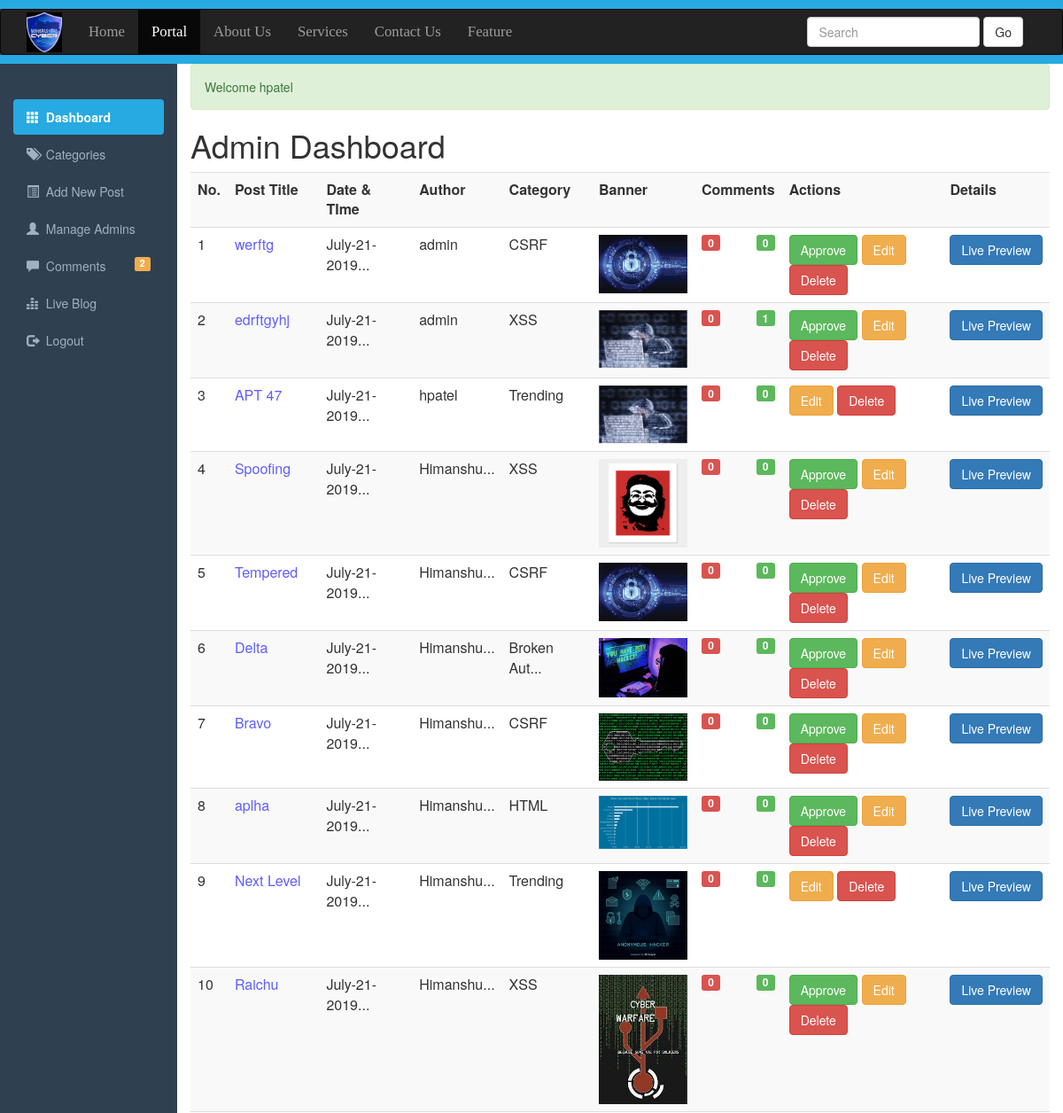
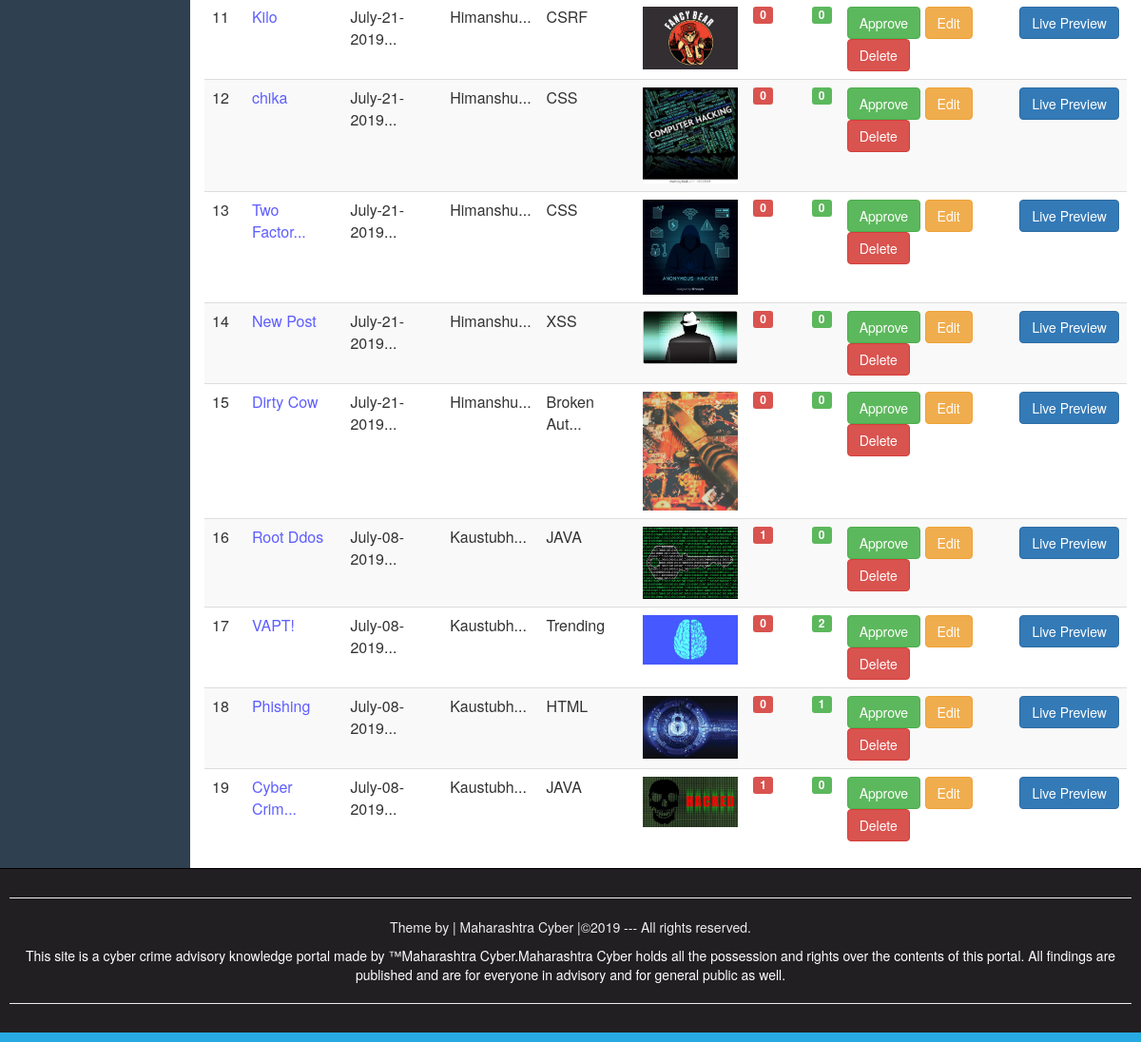
The app's page /Dashboard.php (signed in), older data (2 pictures, top to bottom).
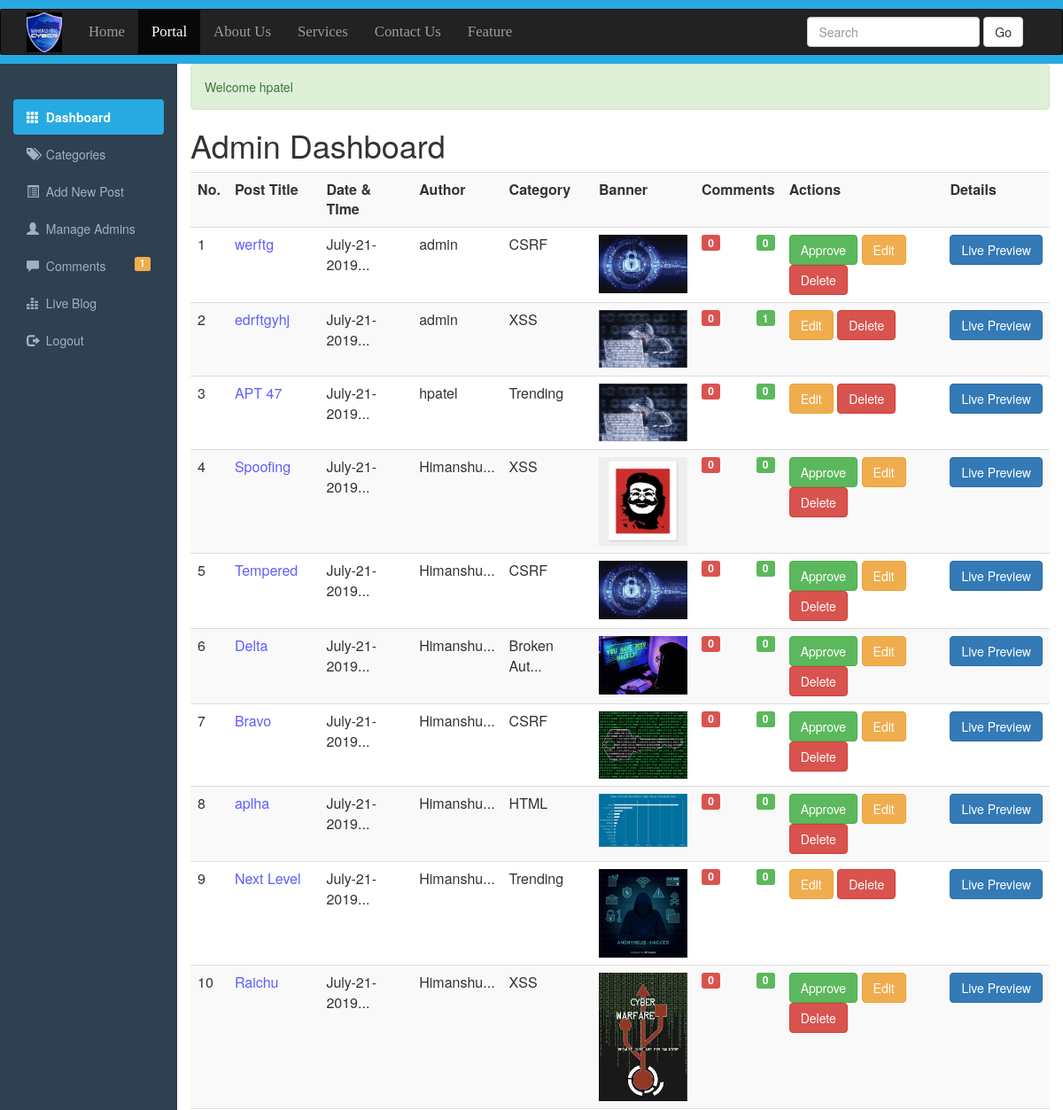
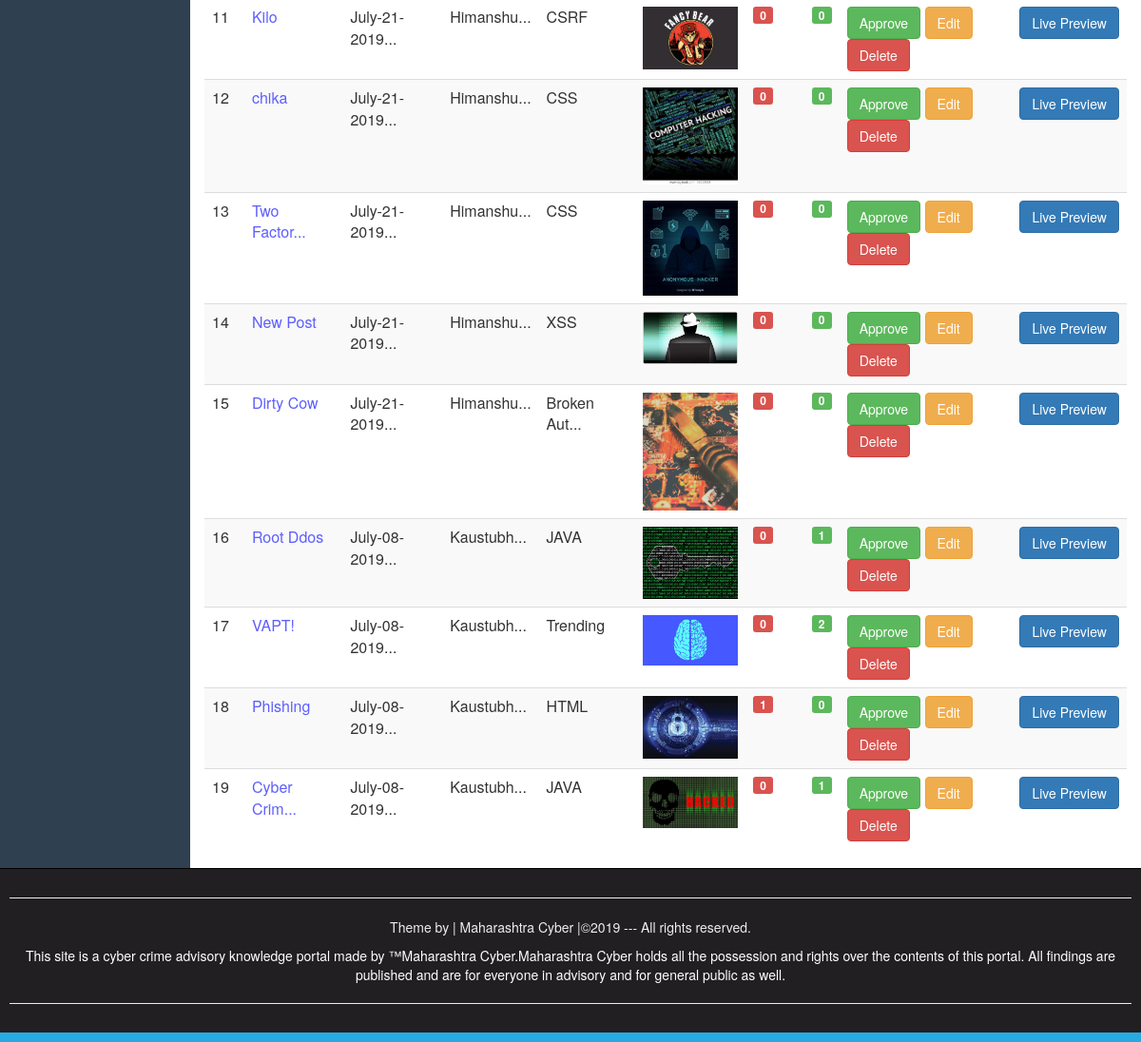
The same page, newer data (2 pictures, top to bottom).
### tables this page shows
CREATE TABLE `admin_panel` (
  `id` int(10) NOT NULL,
  `datetime` varchar(50) NOT NULL,
  `category` varchar(250) NOT NULL,
  `title` varchar(200) NOT NULL,
  `author` varchar(100) NOT NULL,
  `auther_id` int(11) NOT NULL,
  `image` varchar(300) NOT NULL,
  `post` varchar(20000) NOT NULL,
  `status` int(11) NOT NULL DEFAULT 0 COMMENT '0 for off and 1 for On'
);

### Dashboard.php (the view, shortened to what this page needs)
<?php require_once("include/Sessions.php");?>
<!DOCTYPE>
<html>
    <head>
        <link rel="stylesheet" href="css/bootstrap.min.css">
        <link rel="stylesheet" href="css/adminstyle.css">
    </head>
    <body>
    <div style="height: 10px;background: #27AAE1;"></div>
     <nav class ="navbar navbar-inverse" role="navigation">
    <div class="container">
        <div class="navbar-header">
        <a class="navbar-brand" href="Portal.php">
        <img style="margin-top: -12px;" src="images/maha.jfif" width=40;height=7;>
        </a>
        </div>
        <div class="collapse navbar-collapse" id="collapse">
        <ul class="nav navbar-nav">
            <li><a href="#">Home</a></li>
            <li class="active"><a href="portal" target="_blank">Portal</a></li>
            <li><a href="#">About Us</a></li>
            <li><a href="#">Services</a></li>
            <li><a href="#">Contact Us</a></li>
            <li><a href="#">Feature</a></li>
        </ul>
        <form action="portal" class="navbar-form navbar-right">
        <div class="form-group">
        <input type="text" class="form-control" placeholder="Search" name="Search">
        </div>
        <button class="btn btn-default" name="SearchButton">Go</button>
        </form>
        </div>
        </nav>
        <div class="Line" style="height: 10px;background: #27AAE1;"></div>
<div class="container-fluid">
<div class="row">
    <div class="col-sm-2">
    <br><br>
        <ul id="Side_Menu" class="nav nav-pills nav-stacked">
        <li class="active"><a href="dashboard">
        <span class="glyphicon glyphicon-th"></span>
        &nbsp;Dashboard</a></li>
        <li><a href="categories">
        <span class="glyphicon glyphicon-tags"></span>
        &nbsp;Categories</a></li>
        <li><a href="addNewPost">
        <span class="glyphicon glyphicon-list-alt"></span>
        &nbsp;Add New Post</a></li>
        <li><a href="manageAdmin">
        <span class="glyphicon glyphicon-user"></span>
        &nbsp;Manage Admins</a></li>
        <li><a href="comments">
        <span class="glyphicon glyphicon-comment"></span>
        &nbsp;Comments
        <?php
                     global $connection;
                     $QueryTotal="SELECT COUNT(*) FROM comments WHERE status='OFF'";
                     $ExecuteTotal=mysqli_query($connection,$QueryTotal);
                     $RowsTotal=mysqli_fetch_array($ExecuteTotal);
                     $TotalUnApprovedComments=array_shift($RowsTotal);
                ?>
                <span class="label pull-right label-warning">
                <?php echo $TotalUnApprovedComments; ?></span>
        </a></li>
        <li><a href="#">
        <span class="glyphicon glyphicon-equalizer"></span>
        &nbsp;Live Blog</a></li>
        <li><a href="logout">
        <span class="glyphicon glyphicon-log-out"></span>
        &nbsp;Logout</a></li>
        </ul>
        </div>
        <div class="col-sm-10">
        <div><?php  echo Message();
                    echo SuccessMessage();
         ?></div>
        <h1>Admin Dashboard</h1>
        <div class="table-responsive">
         <table class="table table-striped table-hover">
            <tr>
                <th>No.</th>
                <th>Post Title</th>
                <th>Date & TIme</th>
                <th>Author</th>
                <th>Category </th>
                <th>Banner</th>
                <th>Comments</th>
                <th>Actions</th>
                <th>Details</th>
            </tr>
            <?php
            global $connection;
            $ViewQuery="SELECT * FROM admin_panel ORDER BY datetime desc";
            $Execute=mysqli_query($connection,$ViewQuery);
            $SrNo=0;
            while($DataRows=mysqli_fetch_array($Execute)){
                $Id=$DataRows["id"];
                $DateTime=$DataRows["datetime"];
                $Title=$DataRows["title"];
                $Category=$DataRows["category"];
                $Admin=$DataRows["author"];
                $status=$DataRows["status"];
                $Image=$DataRows["image"];
                $SrNo++;
            ?>
            <tr>
            <td><?php echo $SrNo;?></td>
            <td style="color: #5e5eff;"><?php
            if(strlen($Title)>10){$Title=substr($Title,0,10)."...";}
            echo $Title;?></td>
            <td><?php
            if(strlen($DateTime)>11){$DateTime=substr($DateTime,0,12)."...";}
            echo $DateTime;?></td>
            <td><?php
             if(strlen($Admin)>8){$Admin=substr($Admin,0,8)."...";}
            echo $Admin;?></td>
            <td><?php
            if(strlen($Category)>10){$Category=substr($Category,0,10)."...";}
            echo  $Category;?></td>
            <td><img src="upload/<?php echo $Image;?>" width="100";height="30px"></td>
            <td>
                <?php
                     global $connection;
                     $QueryApproved="SELECT COUNT(*) FROM comments WHERE admin_panel_id='$Id'AND status='ON'";
                     $QueryDisApproved="SELECT COUNT(*) FROM comments WHERE admin_panel_id='$Id'AND status='OFF'";
                     $ExecuteApproved=mysqli_query($connection,$QueryApproved);
                     $ExecuteDisApproved=mysqli_query($connection,$QueryDisApproved);
                     $RowsApproved=mysqli_fetch_array($ExecuteApproved);
                     $RowsDisApproved=mysqli_fetch_array($ExecuteDisApproved);
                     $TotalDisApproved=array_shift($RowsDisApproved);
                     $TotalApproved=array_shift($RowsApproved);
                ?>
                <span class="label pull-left label-danger">
                <?php echo $TotalDisApproved; ?></span>
                <span class="label pull-right label-success">
                <?php echo $TotalApproved; ?></span>
            </td>
            <td>
            <?php if($status=="0"){ ?>
            <a href="approve_post?id=<?php echo $Id;?>">
            <span class="btn btn-success">Approve</span>
            </a> <?php } ?>
            <a href="editPost?Edit=<?php echo $Id;?>">
            <span class="btn btn-warning">Edit</span>
            </a>
            <a href="deletePost?Delete=<?php echo $Id;?>">
            <span class="btn btn-danger">Delete</span>
            </a>
            </td>
            <td><a href="fullPost?id=<?php echo $Id;?>" target="_blank"><span class="btn btn-primary">Live Preview</span></td></a>
            </tr>
<?php } ?>
</table>
</div>
        </div>
</div>
</div>
<div id="Footer">
    <hr><p>Theme by | Maharashtra Cyber |&copy;2019 --- All rights reserved.
</p>
<a style="color: white; text-decoration:none; cursor: pointer; font weight: bold" href="https://www.reportphishing.in/index.php" target="_blank">
<p>This site is a cyber crime advisory knowledge portal made by &trade;Maharashtra Cyber.Maharashtra Cyber holds all the possession and rights over the contents of this portal.
    All findings are published and are for everyone in advisory and for general public as well.
</p><hr></a>
</div>
<div style="height: 10px; background: #27AAE1;"></div>
    </body>
</html>

### include/Sessions.php (shortened to what this page needs)
<?php
function SuccessMessage(){
    if(isset($_SESSION["SuccessMessage"])){
        $Output="<div class=\"alert alert-success\">";
        $Output.=htmlentities($_SESSION["SuccessMessage"]);
        $Output.="</div>";
        return $Output;
    }
}
?>

### css/adminstyle.css (style rules this page uses)
.navbar-nav li { font-family: Bitter,Georgia,Times,"Times New Roman",serif; font-size: 1.2em; }
.Line { margin-top: -20px; }
body { background-color: #2f4050; }
.col-sm-10 { background-color: #ffffff; }
#Side_Menu a { color: #9fb1c2; }
#Side_Menu .active a { color: #ffffff; background-color: #27AAE1; font-weight: bold; }
#Footer { padding: 10px; border-top: 1px solid black; color: #eeeeee; background-color: #211f22; text-align: center; }

### Dashboard.php (style rules this page uses)
.navbar-nav li { font-family: Bitter,Georgia,Times,"Times New Roman",serif; font-size: 1.2em; }
.Line { margin-top: -20px; }

Row changes from the older to the newer data that the page shows:
changed admin_panel "edrftgyhj": no longer shows "Approve"
computed for admin_panel "Root Ddos": TotalDisApproved "1" → "0"; TotalApproved "0" → "1"
computed for admin_panel "Phishing": TotalDisApproved "0" → "1"; TotalApproved "1" → "0"
computed for admin_panel "Cyber Crim...": TotalDisApproved "1" → "0"; TotalApproved "0" → "1"
Text that changed along with them:
$TotalUnApprovedComments: "2" → "1"
